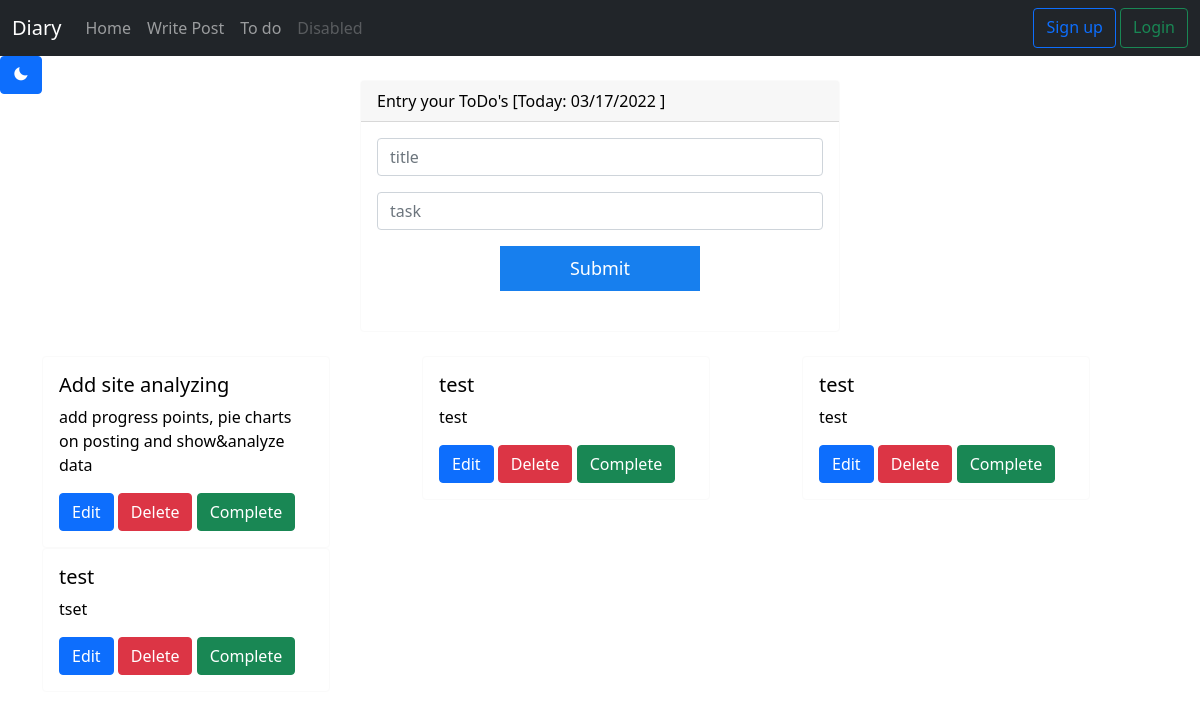
The app's page /todolist.php with its own data.
### tables this page shows
CREATE TABLE `todolist` (
  `id` int(11) NOT NULL,
  `title` varchar(255) NOT NULL,
  `task` varchar(1000) DEFAULT NULL
);

### todolist.php (the view, shortened to what this page needs)
<?php
    include_once("head.php");
    include_once("navbar.php");
?>
<body id="body-pd">
<form  action="proceeds/insert_task.php" method="post" style= "      display: block;
                                                            margin-left: auto;
                                                            margin-right: auto;
                                                            width: 40%;">
    <div class="card" style="border-color:'black'">
    <div class="card-header">
        Entry your ToDo's [Today: <?php echo date("m/d/Y");?> ]
    </div>
    <div class="card-body">
    <div class="mb-3">
        <input required="required" type="text" name= 'title' class="form-control" id="text" aria-describedby="text" placeholder="title">
    </div>
    <div class="mb-3">
        <input required="required" type="text" name='data' class="form-control" id="text" aria-describedby="text" placeholder="task">
    </div>
    <center><button type="submit" class="submit-button">Submit</button></center>
    </div>
    <br/>
    </div>
    <br/>
</form>
</body>
<div class="container">
    <div class="row">
    <?php
        $sql = "SELECT id, title, task FROM todolist ORDER BY `todolist`.`id` ASC";
        $result = $conn->query($sql);
    ?>
<?php
        if ($result->num_rows > 0) {
            while($row = $result->fetch_assoc()) {
                echo "
                <div class='col'>
                <div class='card' style='width: 18rem;'>
                    <div class='card-body'>
                    <h5 class='card-title'> ".$row["title"]." </h5>
                        <p class='card-text'>".$row["task"]."</p>
                        <a href='edit.php?id=".$row['id']."' class='btn btn-primary'> Edit </a>
                        <a href='proceeds/delete_task.php?id=".$row['id']."' class='btn btn-danger'>Delete</a>
                        <a href='proceeds/delete_task.php?id=".$row['id']."' class='btn btn-success'>Complete</a>
                    </div>
                </div>
            </div>
                ";
            }
        }
?>
    </div>
</div>

### style.css (style rules this page uses)
.submit-button { background-color: rgb(23, 127, 238); color: white; font-size: 18px; border: none; height:45px; width:200px; transition: 0.3s ease-in-out; }

### records on screen
todolist: title "Add site analyzing", task "add progress points, pie charts on posting and show&analyze data"
todolist: title "test", task "test"
todolist: title "test", task "test"
todolist: title "test", task "tset"
